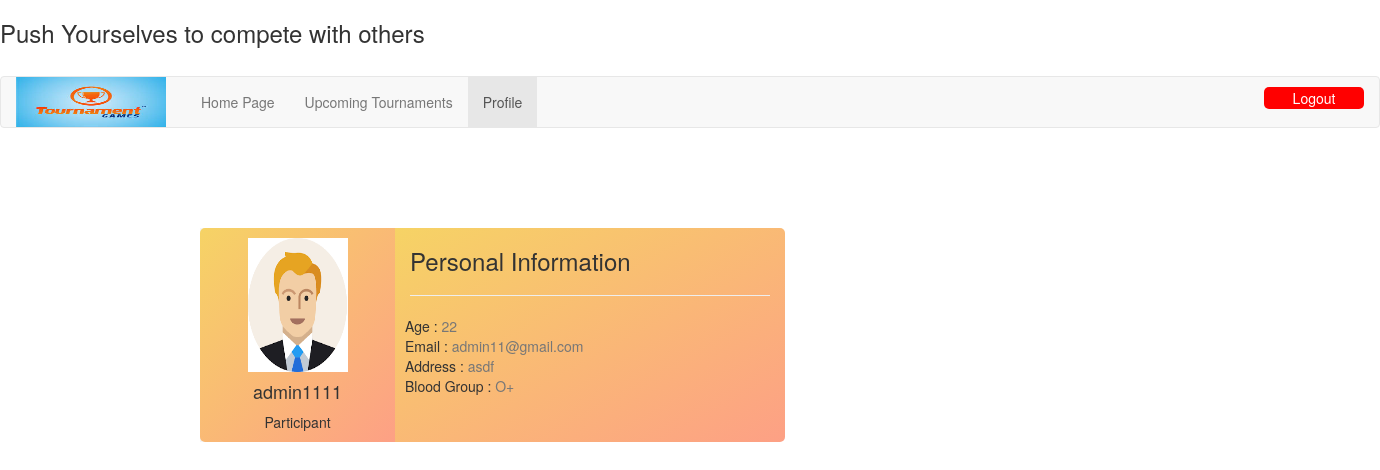
The page /profile.php (signed in) on the database its author committed.
### tables this page shows
CREATE TABLE `participants` (
  `pid` int(10) NOT NULL,
  `pname` varchar(30) NOT NULL,
  `age` varchar(3) NOT NULL,
  `email` varchar(50) NOT NULL,
  `password` varchar(256) NOT NULL,
  `address` varchar(200) NOT NULL,
  `bloodgroup` varchar(5) DEFAULT NULL,
  `teamid` int(10) DEFAULT NULL
);

### profile.php (the view, shortened to what this page needs)
<?php
$conn = new mysqli("localhost:3306", 'root','','tournament');
?>
<!DOCTYPE html>
<html lang="en">
<head>
  <h3 class="liketext">Push Yourselves to compete with others</h3>
<link rel="stylesheet" href="https://maxcdn.bootstrapcdn.com/bootstrap/3.4.1/css/bootstrap.min.css">
</head>
<body>
<?php
$s=$_SESSION['user'];
$sql="SELECT * FROM participants WHERE pid='".$s."' ";
$data = mysqli_query($conn,$sql);
$res=$data -> fetch_row();
$name=$res[1];
$age=$res[2];
$email=$res[3];
$address=$res[5];
$bloodgrp=$res[6];
?>
<div style="padding-top:20px;">
<nav class="navbar navbar-default" >
  <div class="container-fluid">
    <div class="navbar-header">
    <img src="tour.png" width="150px" height="50px">
    </div>
    <ul class="nav navbar-nav">
      <li style="padding-left:20px;"><a href="yourtour.php">Home Page</a></li>
      <li><a href="upcomingtour.php">Upcoming Tournaments</a></li>
      <li class="active"><a href="profile.php">Profile</a></li>
    </ul>
    <input type="button" value="Logout" style="float:right;width: 100px;margin-top:10px;margin-bottom:10px;background-color:red;border-radius:5px;border:None;color:white;" onclick="window.location='logout3.php';"></h1>
  </div>
</nav>
</div>
  <section class="vh-100" style="background-color: #f4f5f7;width:300px;margin-left:200px;margin-top:100px;">
  <div class="container py-5 h-100">
    <div class="row d-flex justify-content-center align-items-center h-100">
      <div class="col col-lg-6 mb-4 mb-lg-0">
        <div class="card mb-3" style="border-radius: .5rem;">
          <div class="row g-0">
            <div class="col-md-4 gradient-custom text-center text-white"
              style="border-top-left-radius: .5rem; border-bottom-left-radius: .5rem;">
              <img src="user.png"
                alt="Avatar" class="img-fluid my-5" style="width: 100px;height:134px;margin-top:10px" />
              <h4><?php echo $name;?></h4>
              <p>Participant</p>
            </div>
            <div class="col-md-8 gradient-custom text-white" style="height:214px;border-top-right-radius: .5rem;border-bottom-right-radius:.5rem;">
              <div class="card-body p-4">
                <h3>Personal Information</h3>
                <hr class="mt-0 mb-4">
                <div class="row pt-1">
                <div class="col-6 mb-3" style="padding-left:10px;">
                    <h5 style="display:inline">Age : </h5>
                    <p class="text-muted" style="display:inline"><?php echo $age;?></p><br>
                    <h5 style="display:inline">Email : </h5>
                    <p class="text-muted" style="display:inline"><?php echo $email;?></p><br>
                    <h5 style="display:inline">Address : </h5>
                    <p class="text-muted" style="display:inline"><?php echo $address;?></p><br>
                    <h5 style="display:inline">Blood Group : </h5>
                    <p class="text-muted" style="display:inline"><?php echo $bloodgrp;?></p><br>
                  </div>
                </div>
              </div>
            </div>
          </div>
        </div>
      </div>
    </div>
  </div>
</section>
</body>
</html>

### profile.php (style rules this page uses)
.gradient-custom { background: linear-gradient(to right bottom, rgba(246, 211, 101, 1), rgba(253, 160, 133, 1)); }

### rows shown on the page
participants: pname "admin1111", age "22", email "admin11@gmail.com", address "asdf", bloodgroup "O+"
